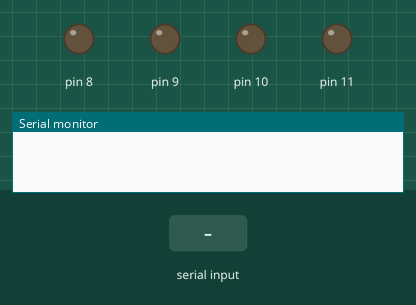
This sketch was run on a simulated Arduino Uno, built with avr-gcc and run on an emulated ATmega328P. Shown: output pins drawn as LEDs (lit = HIGH), the last lines printed to the serial monitor. The test bench sets the inputs (shaded band).

Above: at 1.2 s.
1.3 s: "2\n" received over Serial
At 1.7 s:
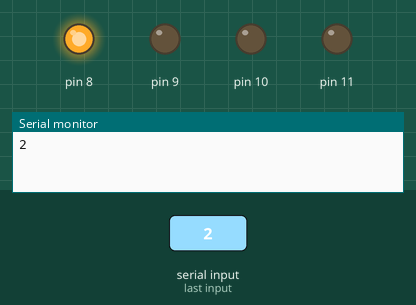
2.8 s: byte 52 ('4') received over Serial
At 4.0 s:
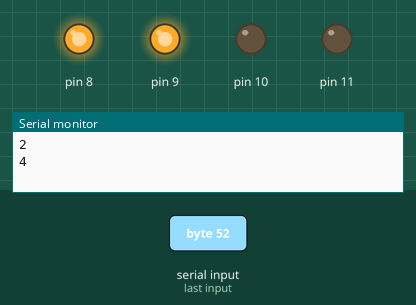
4.3 s: byte 49 ('1') received over Serial
At 5.2 s:
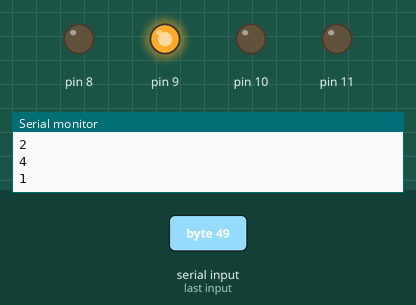
5.8 s: byte 54 ('6') received over Serial
At 6.3 s:
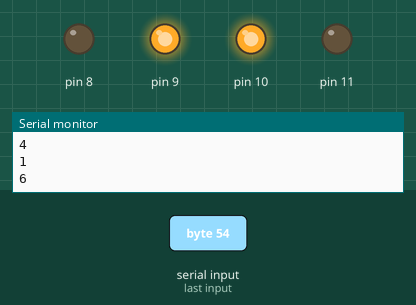
7.3 s: byte 51 ('3') received over Serial
At 8.5 s:
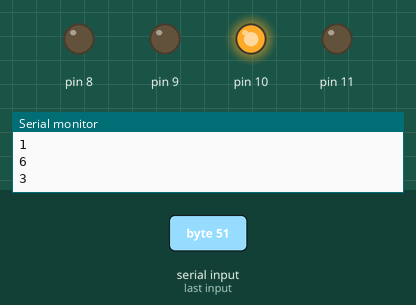
8.8 s: byte 56 ('8') received over Serial
At 9.8 s:
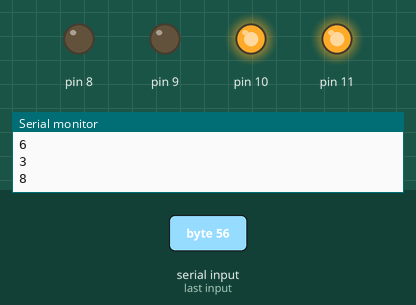
Timing chart, 0 to 11.3 s (numbered marks = the images above; inputs shaded):
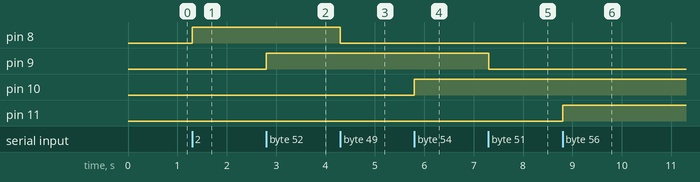

Measured:
- after the input at 1.3 s, pin 8: LOW → HIGH at once
- after the input at 2.8 s, pin 9: LOW → HIGH at once
- after the input at 4.3 s, pin 8: HIGH → LOW at once
- after the input at 5.8 s, pin 10: LOW → HIGH at once
- after the input at 7.3 s, pin 9: HIGH → LOW at once
- after the input at 8.8 s, pin 11: LOW → HIGH at once

The sketch:

Homeautomationbybt.ino
```cpp
char incoming = 0;
void setup()
{
  Serial.begin(9600);
  pinMode(8, OUTPUT);
  pinMode(9, OUTPUT);
  pinMode(10, OUTPUT);
  pinMode(11, OUTPUT);
}
void loop()
{
  if(Serial.available() > 0)
  {
    incoming = Serial.read();
    Serial.print(incoming);
    Serial.print("\n");
    if(incoming == '1')
      {
        digitalWrite(8, LOW);
      }
    else if(incoming == '2')
    {
      digitalWrite(8, HIGH);
  }
  else  if(incoming == '3')
      {
        digitalWrite(9, LOW);
      }
    else if(incoming == '4')
    {
      digitalWrite(9, HIGH);
  }
    else if(incoming == '5')
      {
        digitalWrite(10, LOW);
      }
    else if(incoming == '6')
    {
      digitalWrite(10, HIGH);
  }
    else if(incoming == '7')
      {
        digitalWrite(11,LOW);
      }
    else if (incoming == '8')
    {
      digitalWrite(11, HIGH);
  }

  else
  {
  /*  digitalWrite(8,HIGH);
     digitalWrite(9,HIGH);
      digitalWrite(10,HIGH);
       digitalWrite(11,HIGH); */

    return;
    }

  }
  }
```
